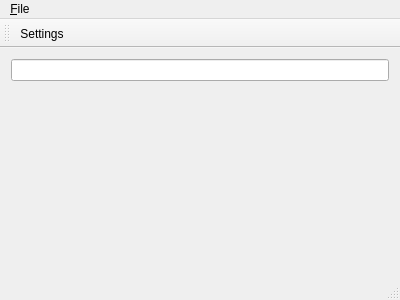
<?xml version="1.0" encoding="UTF-8"?>
<ui version="4.0">
 <class>MainWindow</class>
 <widget class="QMainWindow" name="MainWindow">
  <property name="geometry">
   <rect>
    <x>0</x>
    <y>0</y>
    <width>400</width>
    <height>300</height>
   </rect>
  </property>
  <widget class="QWidget" name="centralWidget">
   <layout class="QVBoxLayout" name="verticalLayout">
    <item>
     <widget class="QLineEdit" name="lineEdit"/>
    </item>
    <item>
     <widget class="QLabel" name="label"/>
    </item>
    <item>
     <spacer name="verticalSpacer_2">
      <property name="orientation">
       <enum>Qt::Vertical</enum>
      </property>
      <property name="sizeHint" stdset="0">
       <size>
        <width>20</width>
        <height>77</height>
       </size>
      </property>
     </spacer>
    </item>
   </layout>
  </widget>
  <widget class="QMenuBar" name="menuBar">
   <property name="geometry">
    <rect>
     <x>0</x>
     <y>0</y>
     <width>400</width>
     <height>23</height>
    </rect>
   </property>
   <widget class="QMenu" name="menu_File">
    <property name="title">
     <string>&amp;File</string>
    </property>
    <addaction name="actionSettings"/>
   </widget>
   <addaction name="menu_File"/>
  </widget>
  <widget class="QToolBar" name="mainToolBar">
   <attribute name="toolBarArea">
    <enum>TopToolBarArea</enum>
   </attribute>
   <attribute name="toolBarBreak">
    <bool>false</bool>
   </attribute>
   <addaction name="actionSettings"/>
  </widget>
  <widget class="QStatusBar" name="statusBar"/>
  <action name="actionSettings">
   <property name="icon">
    <iconset theme="configure">
     <normaloff>:/de/skycoder42/qtmvvm/icons/settings.ico</normaloff>:/de/skycoder42/qtmvvm/icons/settings.ico</iconset>
   </property>
   <property name="text">
    <string>Settings</string>
   </property>
   <property name="shortcut">
    <string>Ctrl+Alt+S</string>
   </property>
   <property name="menuRole">
    <enum>QAction::PreferencesRole</enum>
   </property>
  </action>
 </widget>
 <layoutdefault spacing="6" margin="11"/>
 <resources/>
 <connections/>
</ui>
